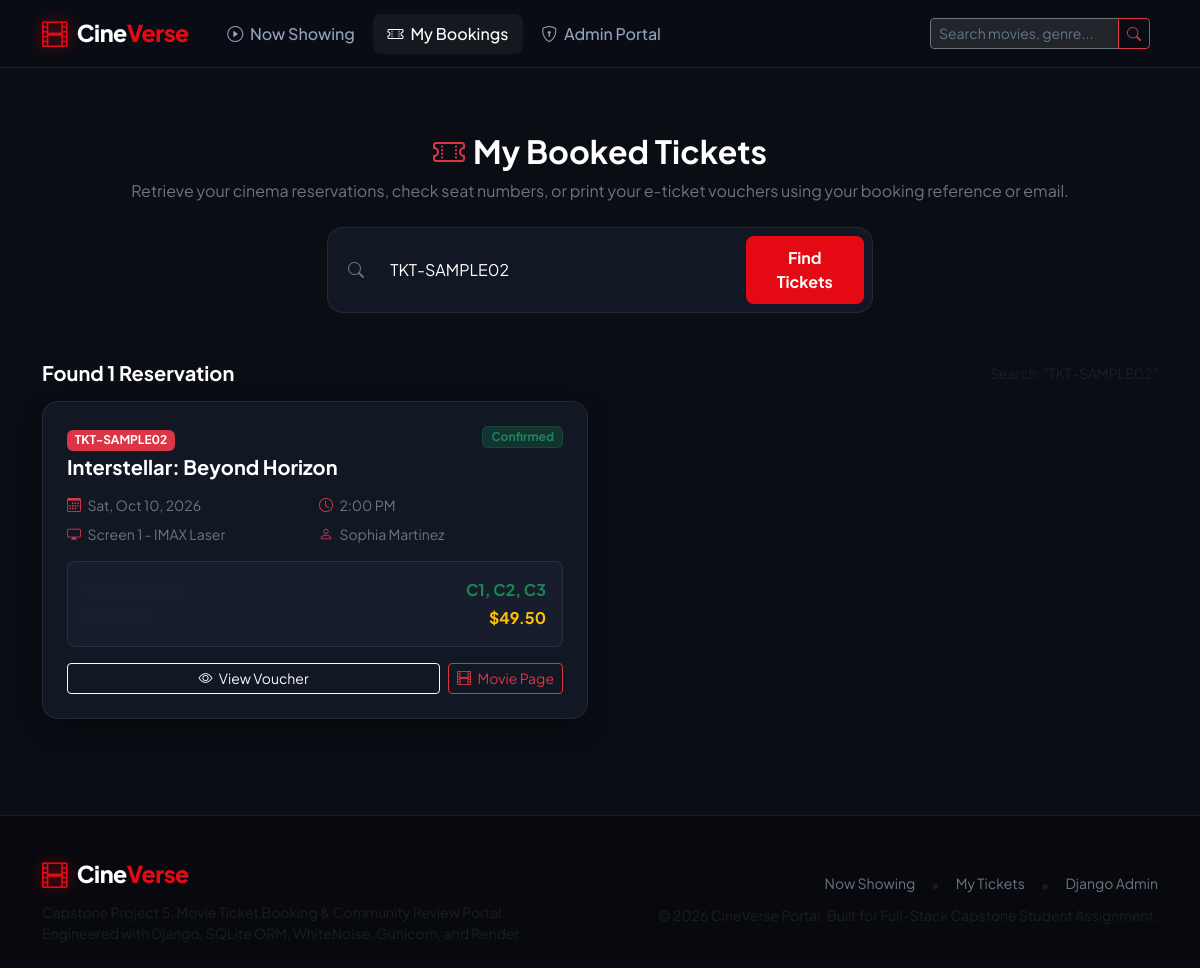
The page /my-bookings/?q=TKT-SAMPLE02 on the database its author committed.
### movies/models.py (models this page shows, shortened)
class SeatBooking(models.Model):
    showtime = models.ForeignKey(Showtime, on_delete=models.CASCADE, related_name="bookings")
    customer_name = models.CharField(max_length=150)
    customer_email = models.EmailField()
    customer_phone = models.CharField(max_length=20, blank=True)
    selected_seats = models.CharField(
        max_length=255,
        help_text="Comma-separated list of booked seats (e.g. A1, A2, B4)"
    )
    seat_count = models.PositiveIntegerField(default=1)
    total_paid = models.DecimalField(max_digits=8, decimal_places=2)
    booking_reference = models.CharField(max_length=20, unique=True, blank=True)
    created_at = models.DateTimeField(auto_now_add=True)
    class Meta:
        ordering = ["-created_at"]

class Showtime(models.Model):
    movie = models.ForeignKey(Movie, on_delete=models.CASCADE, related_name="showtimes")
    show_date = models.DateField()
    show_time = models.TimeField()
    ticket_price = models.DecimalField(max_digits=6, decimal_places=2, default=Decimal("12.50"))
    screen_number = models.CharField(max_length=50, default="Screen 1 - IMAX")
    class Meta:
        ordering = ["show_date", "show_time"]
        unique_together = ("movie", "show_date", "show_time", "screen_number")

class Movie(models.Model):
    GENRE_CHOICES = [
        ("Action", "Action"),
        ("Sci-Fi", "Sci-Fi"),
        ("Drama", "Drama"),
        ("Comedy", "Comedy"),
        ("Romance", "Romance"),
        ("Horror", "Horror"),
        ("Animation", "Animation"),
        ("Thriller", "Thriller"),
        ("Adventure", "Adventure"),
    ]
    title = models.CharField(max_length=200)
    genre = models.CharField(max_length=100, choices=GENRE_CHOICES, default="Action")
    duration = models.PositiveIntegerField(help_text="Duration in minutes (e.g. 148)")
    release_date = models.DateField()
    poster_url = models.URLField(max_length=500, help_text="Direct URL to movie poster image")
    description = models.TextField()
    class Meta:
        ordering = ["-release_date", "title"]

### movies/views.py (the view)
# urls.py: path("my-bookings/", views.my_bookings, name="my_bookings"),
def my_bookings(request):
    search_term = request.GET.get("q", "").strip()
    bookings = []
    has_searched = False
    if search_term:
        has_searched = True
        bookings = SeatBooking.objects.filter(
            Q(customer_email__iexact=search_term) |
            Q(booking_reference__iexact=search_term)
        ).select_related("showtime", "showtime__movie").order_by("-created_at")
    context = {
        "search_term": search_term,
        "bookings": bookings,
        "has_searched": has_searched,
    }
    return render(request, "movies/my_bookings.html", context)

### movies/templates/movies/my_bookings.html (shortened to what this page needs)
{% extends 'movies/base.html' %}
{% load static %}
{% block content %}
<div class="container py-5">
    <div class="text-center mb-5">
        <h1 class="h2 fw-bold text-white mb-2">
            <i class="bi bi-ticket-perforated text-danger me-2"></i>My Booked Tickets
        </h1>
        <p class="text-secondary max-w-600 mx-auto">
            Retrieve your cinema reservations, check seat numbers, or print your e-ticket vouchers using your booking reference or email.
        </p>
        <div class="row justify-content-center mt-4">
            <div class="col-lg-6 col-md-8">
                <form method="GET" action="{% url 'movies:my_bookings' %}" class="d-flex gap-2 p-2 rounded-4" style="background: var(--bg-card); border: 1px solid var(--border-color);">
                    <div class="input-group">
                        <span class="input-group-text bg-transparent border-0 text-secondary">
                            <i class="bi bi-search"></i>
                        </span>
                        <input type="text" name="q" class="form-control bg-transparent border-0 text-white shadow-none" placeholder="Enter Booking Ref (e.g. TKT-...) or your Email..." value="{{ search_term }}" required>
                    </div>
                    <button class="btn btn-cinema px-4" type="submit">
                        Find Tickets
                    </button>
                </form>
            </div>
        </div>
    </div>
    {% if has_searched %}
        {% if bookings %}
            <div class="d-flex justify-content-between align-items-center mb-3">
                <h2 class="h5 fw-bold text-white mb-0">Found {{ bookings.count }} Reservation{{ bookings.count|pluralize }}</h2>
                <span class="text-muted small">Search: "{{ search_term }}"</span>
            </div>
            <div class="row row-cols-1 row-cols-md-2 g-4">
                {% for b in bookings %}
                    <div class="col">
                        <div class="p-4 rounded-4 h-100 d-flex flex-column" style="background: var(--bg-card); border: 1px solid var(--border-color); box-shadow: var(--shadow-cinema);">
                            <div class="d-flex justify-content-between align-items-start mb-3">
                                <div>
                                    <span class="badge bg-danger mb-1">{{ b.booking_reference }}</span>
                                    <h3 class="h5 fw-bold text-white mb-0">{{ b.showtime.movie.title }}</h3>
                                </div>
                                <span class="badge bg-success bg-opacity-25 text-success border border-success border-opacity-25 px-2 py-1">
                                    Confirmed
                                </span>
                            </div>
                            <div class="row g-2 text-secondary small mb-3">
                                <div class="col-6">
                                    <i class="bi bi-calendar3 me-1 text-danger"></i>
                                    {{ b.showtime.show_date|date:"D, M d, Y" }}
                                </div>
                                <div class="col-6">
                                    <i class="bi bi-clock me-1 text-danger"></i>
                                    {{ b.showtime.show_time|time:"g:i A" }}
                                </div>
                                <div class="col-6">
                                    <i class="bi bi-display me-1 text-danger"></i>
                                    {{ b.showtime.screen_number }}
                                </div>
                                <div class="col-6">
                                    <i class="bi bi-person me-1 text-danger"></i>
                                    {{ b.customer_name }}
                                </div>
                            </div>
                            <div class="p-3 rounded-3 mb-3" style="background: var(--bg-surface); border: 1px solid var(--border-color);">
                                <div class="d-flex justify-content-between mb-1">
                                    <span class="text-muted small">Seats Booked:</span>
                                    <span class="text-success fw-bold">{{ b.selected_seats }}</span>
                                </div>
                                <div class="d-flex justify-content-between">
                                    <span class="text-muted small">Total Paid:</span>
                                    <span class="text-warning fw-bold">${{ b.total_paid }}</span>
                                </div>
                            </div>
                            <div class="mt-auto d-flex gap-2">
                                <a href="{% url 'movies:booking_confirmation' b.booking_reference %}" class="btn btn-outline-light btn-sm flex-grow-1">
                                    <i class="bi bi-eye me-1"></i> View Voucher
                                </a>
                                <a href="{% url 'movies:movie_detail' b.showtime.movie.id %}" class="btn btn-outline-danger btn-sm">
                                    <i class="bi bi-film me-1"></i> Movie Page
                                </a>
                            </div>
                        </div>
                    </div>
                {% endfor %}
            </div>
        {% endif %}
    {% endif %}
</div>
{% endblock %}

### movies/static/css/cinema.css (style rules this page uses)
:root { --bg-main: #0a0d14; --bg-card: #121724; --bg-card-hover: #192134; --bg-surface: #171d2d; --bg-glass: rgba(18, 23, 36, 0.75); --primary-red: #e50914; --primary-red-hover: #f40612; --accent-gold: #f5c518; --accent-cyan: #00d2ff; --accent-emerald: #10b981; --text-primary: #f8fafc; --text-secondary: #94a3b8; --text-muted: #64748b; --seat-available: #2a3449; --seat-available-border: #3e4c68; --seat-selected: #10b981; --seat-selected-glow: rgba(16, 185, 129, 0.45); --seat-booked: #ef4444; --seat-booked-bg: #2d181e; --border-color: rgba(255, 255, 255, 0.08); --border-highlight: rgba(255, 255, 255, 0.15); --radius-sm: 8px; --radius-md: 14px; --radius-lg: 20px; --shadow-cinema: 0 10px 30px -10px rgba(0, 0, 0, 0.7); --shadow-glow: 0 0 25px rgba(229, 9, 20, 0.25); }
body { background-color: var(--bg-main); color: var(--text-primary); font-family: 'Plus Jakarta Sans', -apple-system, BlinkMacSystemFont, "Segoe UI", Roboto, sans-serif; min-height: 100vh; display: flex; flex-direction: column; overflow-x: hidden; }
.btn-cinema { background: var(--primary-red); color: #fff; font-weight: 700; border: none; border-radius: var(--radius-sm); padding: 0.65rem 1.4rem; transition: all 0.25s ease; }
.form-control, .form-select { background-color: var(--bg-surface); border: 1px solid var(--border-color); color: #fff; border-radius: var(--radius-sm); padding: 0.65rem 0.95rem; }
.form-control::placeholder { color: #64748b; }

### rows shown on the page
SeatBooking: booking_reference "TKT-SAMPLE02", showtime.movie "Interstellar: Beyond Horizon", showtime.show_date "Sat, Oct 10, 2026", showtime.show_time "2:00 PM", showtime.screen_number "Screen 1 - IMAX Laser", customer_name "Sophia Martinez", selected_seats "C1, C2, C3", total_paid "49.50"

### other values the page prints
{{ bookings.count }} "1"
